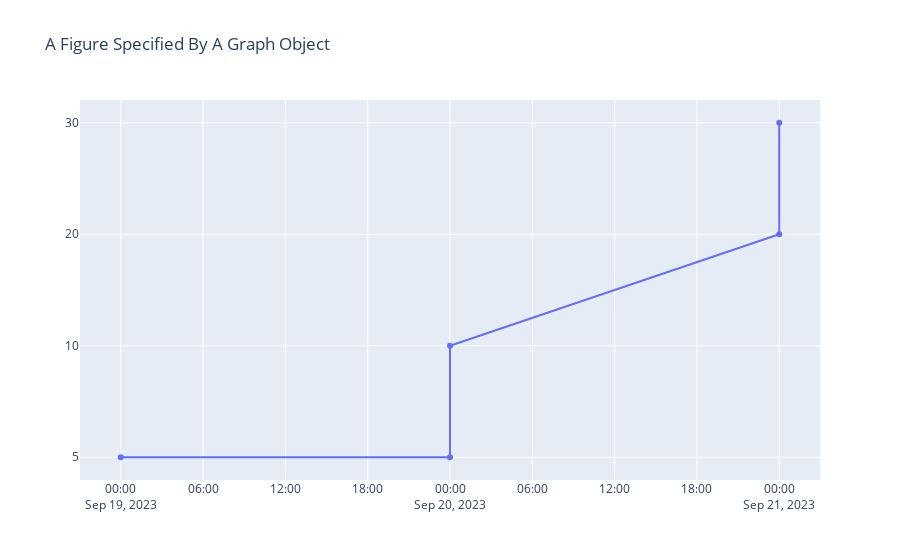

The notebook cell this image was saved under:
### Code cell
# import plotly.express as px
# import plotly.graph_objects as go

# fig = go.Figure(
#     data=[go.Line(x=df['date'], y=df['reps'])],
#         layout=go.Layout(
#         title=go.layout.Title(text="A Figure Specified By A Graph Object")
#     )
# )
# fig.show()

### Figure 1 — Plotly figure (JSON) as saved in the notebook; plotly's stock layout.template omitted (floating-point values rounded to 4 significant figures)
{"data": [{"type": "scatter", "x": ["2023-09-19T00:00:00", "2023-09-20T00:00:00", "2023-09-20T00:00:00", "2023-09-21T00:00:00", "2023-09-21T00:00:00"], "y": [5, 5, "10", "20", "30"]}], "layout": {"title": {"text": "A Figure Specified By A Graph Object"}}}
